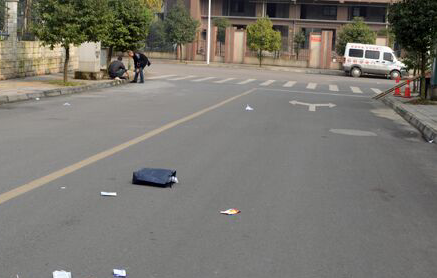
#> input picture Program/He Li/OPENCV/Photos/rubbish_1.png, 437 x 278 px
$ python contours.py
#> lines starting #> are read from the running program, lines starting #| are printed output that depends on the picture; after the words box and inside, x2 and y2 are one past the last pixel; in counts of white or black regions, pixels touching at a corner belong together
# 本节是关于图像轮廓处理的
"""
cv.findContours函数参数详解：
    原型：findContours( InputOutputArray image, OutputArrayOfArrays contours,
                              OutputArray hierarchy, int mode,
                              int method, Point offset=Point());
    第一个参数, image: 可以为灰度图，但是更长用的是二值化图像
                     一般为经过Canny, 拉普拉斯等边缘检测算子处理过的二值化图像
    第二个参数, contours: vector<vector<Point>> contours 一个双向向量，向量内每个元素保存了一组由连续的Point点构成的点的集合的向量，
                        每一组Point点集就是一个轮廓。 有多少轮廓，向量contours就有多少元素。
    第三个参数, hierarchy: 定义 vector<Vec4i> hierarchy
                         <Vec4i>定义  typedef Vec<int, 4> Vec4i;
                            为一个元素包含了四个int类型变量的向量
                         所以定义上看，hierarchy 是一个向量，向量的元素保存了一个包含4个int类型的数组
                         所以hierarchy[i][0]-hierarchy[i][3]表实i个轮廓的后一个轮廓、前一个轮廓、父轮廓、内嵌轮廓的索引编号
                         没有默认值为-1
    第四个参数, mode: 定义轮廓的检索模式:
                        取值一: CV_RETR_EXTERNAL 只检测最外围轮廓
                        取值二: CV_RETR_LIST 检测所有的轮廓,不建立等级关系, 这个检索模式下不存在父轮廓或内嵌轮廓，
                               所以hierarchy向量内所有元素的第3、第4个分量都会被置为-1
                        取值三: CV_RETR_CCOMP 检测所有轮廓, 只有两个等级关系，顶层与内围（内围还有轮廓定义为顶层)
                        取值四: CV_RETR_TREE 检测所有轮廓，所有轮廓建立一个等级树结构。外层轮廓包含内层轮廓，
                               内层轮廓还可以继续包含内嵌轮廓。
    第五个参数, method: 定义轮廓的近似方法:
                        取值一: CV_CHAIN_APPROX_NONE 保存物体边界上所有连续的轮廓点到contours向量内
                        取值二: CV_CHAIN_APPROX_SIMPLE 仅保存轮廓的拐点信息
    第六个参数, Point: 偏移量, 所有的轮廓信息相对于原始图像对应点的偏移量
"""

import cv2 as cv
import numpy as np

# [17 lines of commented-out code are left out]
img = cv.imread('Photos/rubbish_1.png')
#> img is the input picture: shape (278, 437, 3); mean B, G, R 112.1, 119.2, 122
cv.imshow('Cats', img)


gray = cv.cvtColor(img, cv.COLOR_BGR2GRAY)
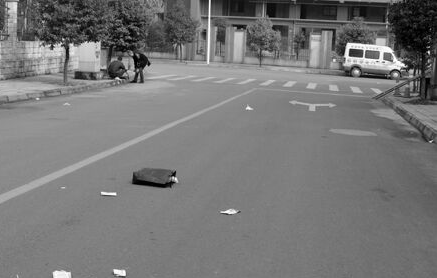
#> gray: shape (278, 437); min 0, max 255, mean 119.3
cv.imshow('Gray', gray)

ret, thresh = cv.threshold(gray, 125, 255, cv.THRESH_BINARY)
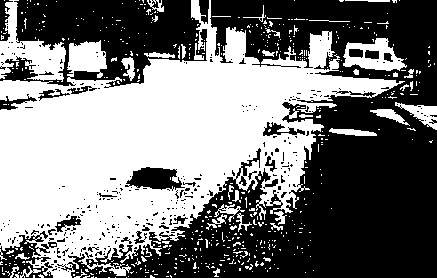
#> thresh: shape (278, 437); 48.3% white; 529 white regions (489 under 20 px)
cv.imshow('Thresh', thresh)

contours, herarchies = cv.findContours(thresh, cv.RETR_LIST, cv.CHAIN_APPROX_SIMPLE)
#> contours = 938 contours, 865 with area under 20; largest, box (x1, y1, x2, y2) and area: (0, 0, 405, 278) 52736, (0, 0, 66, 82) 2062, (343, 38, 407, 71) 1294, (125, 166, 186, 191) 964, (395, 102, 437, 130) 431; herarchies = 938 rows, first 6: [1, -1, -1, -1], [2, 0, -1, -1], [3, 1, -1, -1], [4, 2, -1, -1], [5, 3, -1, -1], [6, 4, -1, -1]
print(f'{len(contours)} contours found!')
#| 938 contours found!

# 将获取的轮廓显现在blank背景下的图片上
blank = np.zeros(img.shape, dtype='uint8')
cv.imshow('Black', blank)

cv.drawContours(blank, contours, -1, (0, 255, 0), 2)  # -1是指获取全部轮廓集合，2是指轮廓绘制后图片厚度变为2
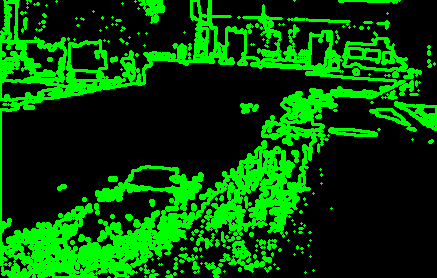
#> blank: shape (278, 437, 3); mean of channels 0, 1, 2 0, 71.1, 0; drawn as B, G, R
cv.imshow('Contours Drawn', blank)

cv.waitKey(0)

$ run again, with Program/He Li/OPENCV/Photos/3.png copied over Program/He Li/OPENCV/Photos/rubbish_1.png
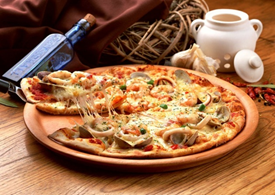
#> input picture Program/He Li/OPENCV/Photos/3.png, 275 x 195 px
#> img is the input picture: shape (195, 275, 3); mean B, G, R 72.1, 105.4, 154
#> `ret, thresh = cv.threshold(gray, 125, 255, cv.THRESH_BINARY)`:
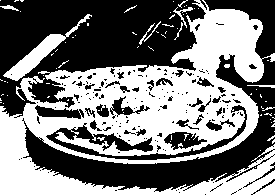
#> thresh: shape (195, 275); 47.7% white; 80 white regions (71 under 20 px)
#> contours = 324 contours, 268 with area under 20; largest, box (x1, y1, x2, y2) and area: (0, 0, 275, 195) 27624, (45, 104, 248, 161) 2264, (3, 14, 92, 81) 923, (163, 131, 208, 151) 506, (34, 104, 82, 120) 411; herarchies = 324 rows, first 6: [1, -1, -1, -1], [2, 0, -1, -1], [3, 1, -1, -1], [4, 2, -1, -1], [5, 3, -1, -1], [6, 4, -1, -1]
#| 324 contours found!
#> `cv.drawContours(blank, contours, -1, (0, 255, 0), 2)`:
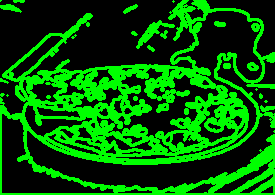
#> blank: shape (195, 275, 3); mean of channels 0, 1, 2 0, 93.7, 0; drawn as B, G, R
